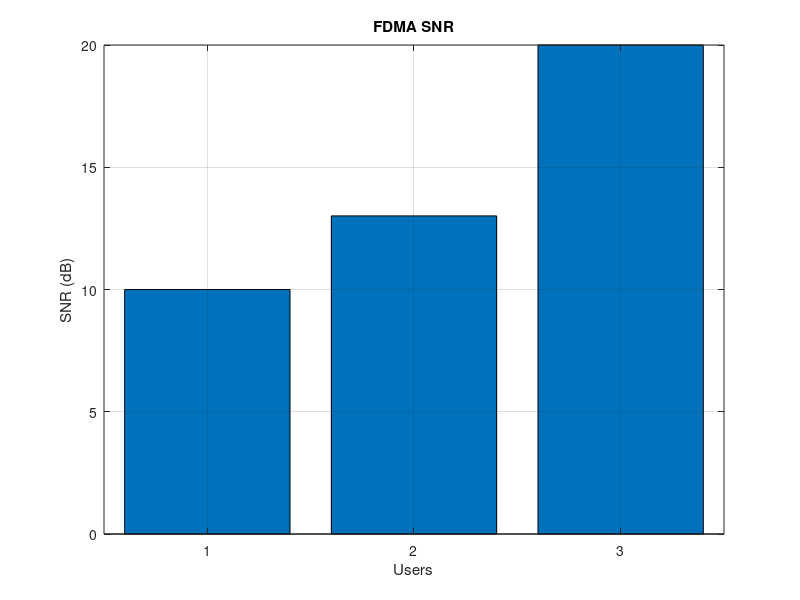

This figure's MATLAB source:
clc; clear; close all;
Ps=1; Pn=[0.1 0.05 0.01];
Users=1:3;
SNR=10*log10(Ps./Pn);
disp([Users' Pn' SNR'])
figure; bar(Users,SNR); grid on
xlabel('Users'); ylabel('SNR (dB)');
title('FDMA SNR');
